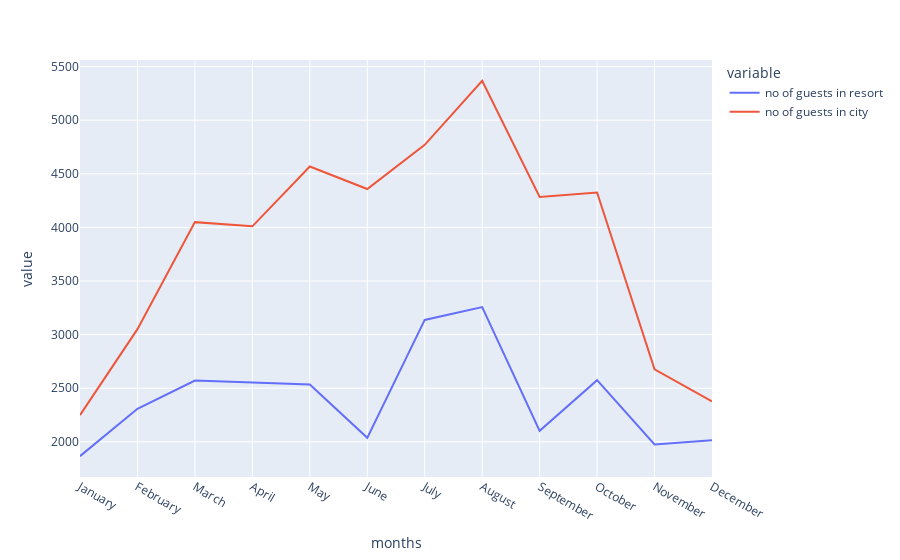

Here is the notebook cell this chart was saved with:
### Code cell
px.line(busy_months2, x = "months" , y = ["no of guests in resort","no of guests in city"])

### Figure 1 — Plotly figure (JSON) as saved in the notebook; plotly's stock layout.template omitted (floating-point values rounded to 4 significant figures)
{"data": [{"hovertemplate": "variable=no of guests in resort<br>months=%{x}<br>value=%{y}<extra></extra>", "legendgroup": "no of guests in resort", "line": {"color": "#636efa", "dash": "solid"}, "mode": "lines", "name": "no of guests in resort", "orientation": "v", "showlegend": true, "type": "scatter", "x": ["January", "February", "March", "April", "May", "June", "July", "August", "September", "October", "November", "December"], "xaxis": "x", "y": [1866, 2308, 2571, 2550, 2535, 2037, 3137, 3257, 2102, 2575, 1975, 2014], "yaxis": "y"}, {"hovertemplate": "variable=no of guests in city<br>months=%{x}<br>value=%{y}<extra></extra>", "legendgroup": "no of guests in city", "line": {"color": "#EF553B", "dash": "solid"}, "mode": "lines", "name": "no of guests in city", "orientation": "v", "showlegend": true, "type": "scatter", "x": ["January", "February", "March", "April", "May", "June", "July", "August", "September", "October", "November", "December"], "xaxis": "x", "y": [2249, 3051, 4049, 4010, 4568, 4358, 4770, 5367, 4283, 4326, 2676, 2377], "yaxis": "y"}], "layout": {"legend": {"title": {"text": "variable"}, "tracegroupgap": 0}, "margin": {"t": 60}, "xaxis": {"anchor": "y", "domain": [0, 1], "title": {"text": "months"}}, "yaxis": {"anchor": "x", "domain": [0, 1], "title": {"text": "value"}}}}
